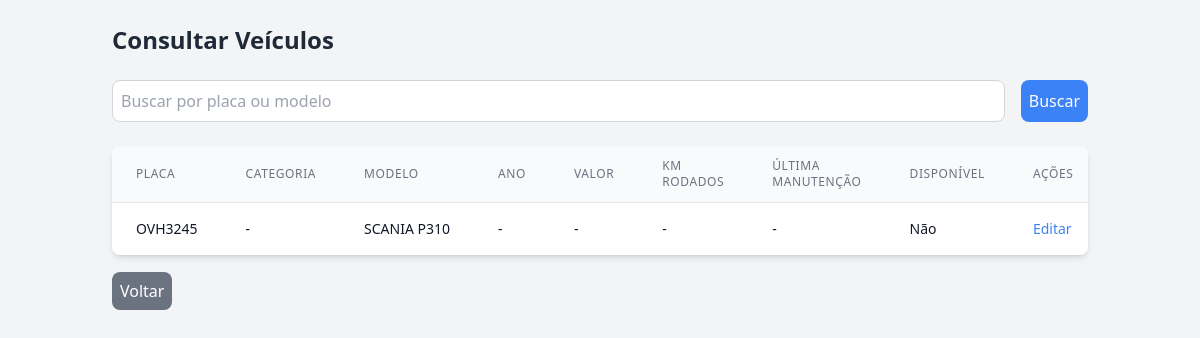
Page /consultar_veiculos on the committed database.
### app.py (models this page shows)
class Veiculo(db.Model):
    id = db.Column(db.Integer, primary_key=True)
    placa = db.Column(db.String(7), unique=True, nullable=False, index=True)
    categoria = db.Column(db.String(50), nullable=True)  # Novo campo
    modelo = db.Column(db.String(50), nullable=False)
    ano = db.Column(db.Integer, nullable=True)  # Novo campo
    valor = db.Column(db.Float, nullable=True)  # Novo campo
    km_rodados = db.Column(db.Float, nullable=True)  # Novo campo
    ultima_manutencao = db.Column(db.Date, nullable=True)  # Novo campo
    disponivel = db.Column(db.Boolean, default=True)
    created_at = db.Column(db.DateTime, default=datetime.utcnow)
    viagens = db.relationship('Viagem', backref='veiculo')

### app.py (the view)
@app.route('/consultar_veiculos', methods=['GET'])
def consultar_veiculos():
    search_query = request.args.get('search', '').strip()
    if search_query:
        veiculos = Veiculo.query.filter(
            or_(
                Veiculo.placa.ilike(f'%{search_query}%'),
                Veiculo.modelo.ilike(f'%{search_query}%')
            )
        ).all()
    else:
        veiculos = Veiculo.query.all()
    return render_template('consultar_veiculos.html', active_page='consultar_veiculos', veiculos=veiculos, search_query=search_query)

### templates/consultar_veiculos.html (shortened to what this page needs)
<!DOCTYPE html>
<html lang="pt-br">
<head>
    <script src="https://cdn.tailwindcss.com"></script>
</head>
<body class="bg-gray-100 font-sans">
    <div class="container mx-auto p-6">
        <h1 class="text-2xl font-bold text-gray-800 mb-6">Consultar Veículos</h1>
        <form method="GET" class="mb-6 flex flex-col sm:flex-row gap-4">
            <input type="text" name="search" placeholder="Buscar por placa ou modelo" value="{{ search_query }}" class="p-2 border border-gray-300 rounded-lg focus:outline-none focus:ring-2 focus:ring-blue-500 flex-grow">
            <button type="submit" class="bg-blue-500 text-white p-2 rounded-lg hover:bg-blue-600 transition">Buscar</button>
        </form>
        <div class="overflow-x-auto bg-white shadow-md rounded-lg">
            <table class="min-w-full divide-y divide-gray-200">
                <thead class="bg-gray-50">
                    <tr>
                        <th class="px-6 py-3 text-left text-xs font-medium text-gray-500 uppercase tracking-wider">Placa</th>
                        <th class="px-6 py-3 text-left text-xs font-medium text-gray-500 uppercase tracking-wider">Categoria</th>
                        <th class="px-6 py-3 text-left text-xs font-medium text-gray-500 uppercase tracking-wider">Modelo</th>
                        <th class="px-6 py-3 text-left text-xs font-medium text-gray-500 uppercase tracking-wider">Ano</th>
                        <th class="px-6 py-3 text-left text-xs font-medium text-gray-500 uppercase tracking-wider">Valor</th>
                        <th class="px-6 py-3 text-left text-xs font-medium text-gray-500 uppercase tracking-wider">Km Rodados</th>
                        <th class="px-6 py-3 text-left text-xs font-medium text-gray-500 uppercase tracking-wider">Última Manutenção</th>
                        <th class="px-6 py-3 text-left text-xs font-medium text-gray-500 uppercase tracking-wider">Disponível</th>
                        <th class="px-6 py-3 text-left text-xs font-medium text-gray-500 uppercase tracking-wider">Ações</th>
                    </tr>
                </thead>
                <tbody class="bg-white divide-y divide-gray-200">
                    {% for veiculo in veiculos %}
                        <tr>
                            <td class="px-6 py-4 whitespace-nowrap text-sm text-gray-900">{{ veiculo.placa }}</td>
                            <td class="px-6 py-4 whitespace-nowrap text-sm text-gray-900">{{ veiculo.categoria or '-' }}</td>
                            <td class="px-6 py-4 whitespace-nowrap text-sm text-gray-900">{{ veiculo.modelo }}</td>
                            <td class="px-6 py-4 whitespace-nowrap text-sm text-gray-900">{{ veiculo.ano or '-' }}</td>
                            <td class="px-6 py-4 whitespace-nowrap text-sm text-gray-900">{{ veiculo.valor or '-' }}</td>
                            <td class="px-6 py-4 whitespace-nowrap text-sm text-gray-900">{{ veiculo.km_rodados or '-' }}</td>
                            <td class="px-6 py-4 whitespace-nowrap text-sm text-gray-900">{{ veiculo.ultima_manutencao.strftime('%d/%m/%Y') if veiculo.ultima_manutencao else '-' }}</td>
                            <td class="px-6 py-4 whitespace-nowrap text-sm text-gray-900">{{ 'Sim' if veiculo.disponivel else 'Não' }}</td>
                            <td class="px-6 py-4 whitespace-nowrap text-sm">
                                <a href="{{ url_for('editar_veiculo', veiculo_id=veiculo.id) }}" class="text-blue-500 hover:underline">Editar</a>
                            </td>
                        </tr>
                    {% endfor %}
                </tbody>
            </table>
        </div>
        <div class="mt-6">
            <a href="{{ url_for('index') }}" class="bg-gray-500 text-white p-2 rounded-lg hover:bg-gray-600 transition">Voltar</a>
        </div>
    </div>
</body>
</html>

### rows in the picture
Veiculo: placa "OVH3245", categoria "-", modelo "SCANIA P310", ano "-", valor "-", km_rodados "-", ultima_manutencao "-", disponivel "Não"
